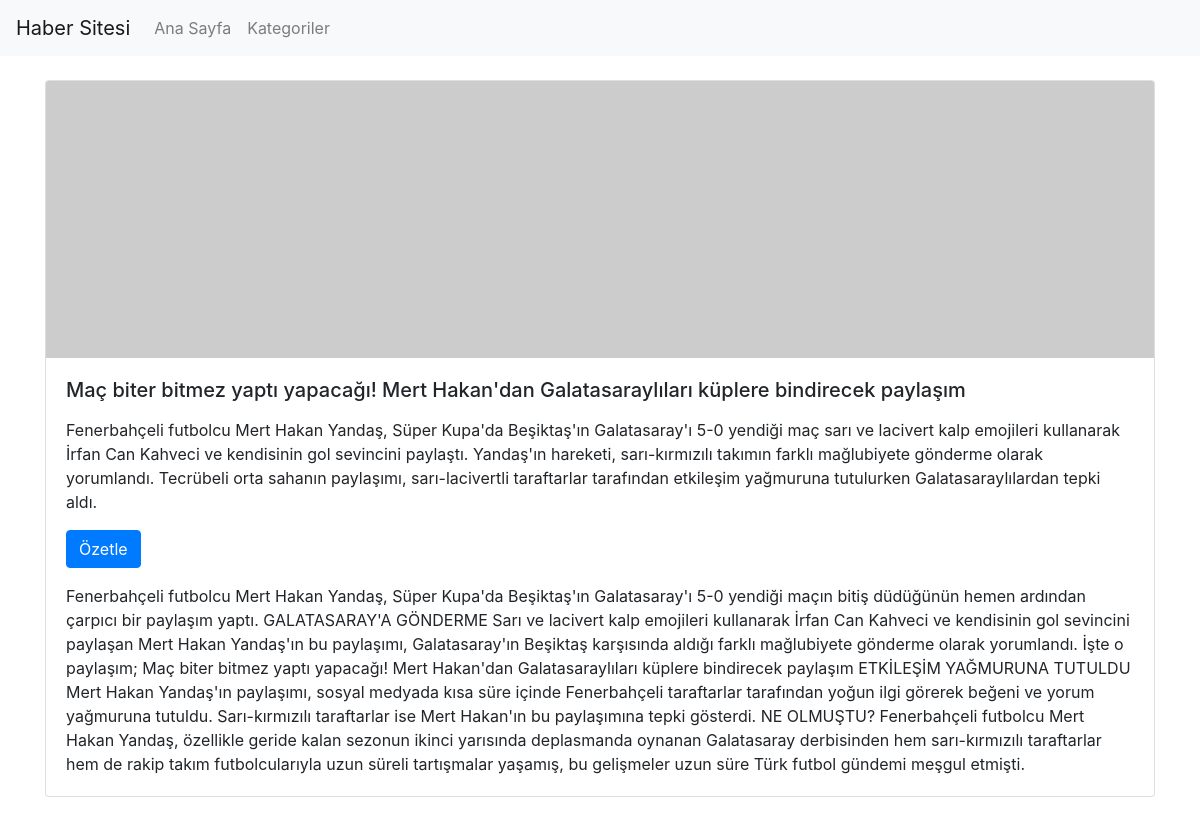
Page /news/mac-biter-bitmez-yapt-yapacag-mert-hakandan-galatasarayllar-kuplere-bindirecek-paylasm on the earlier database version.
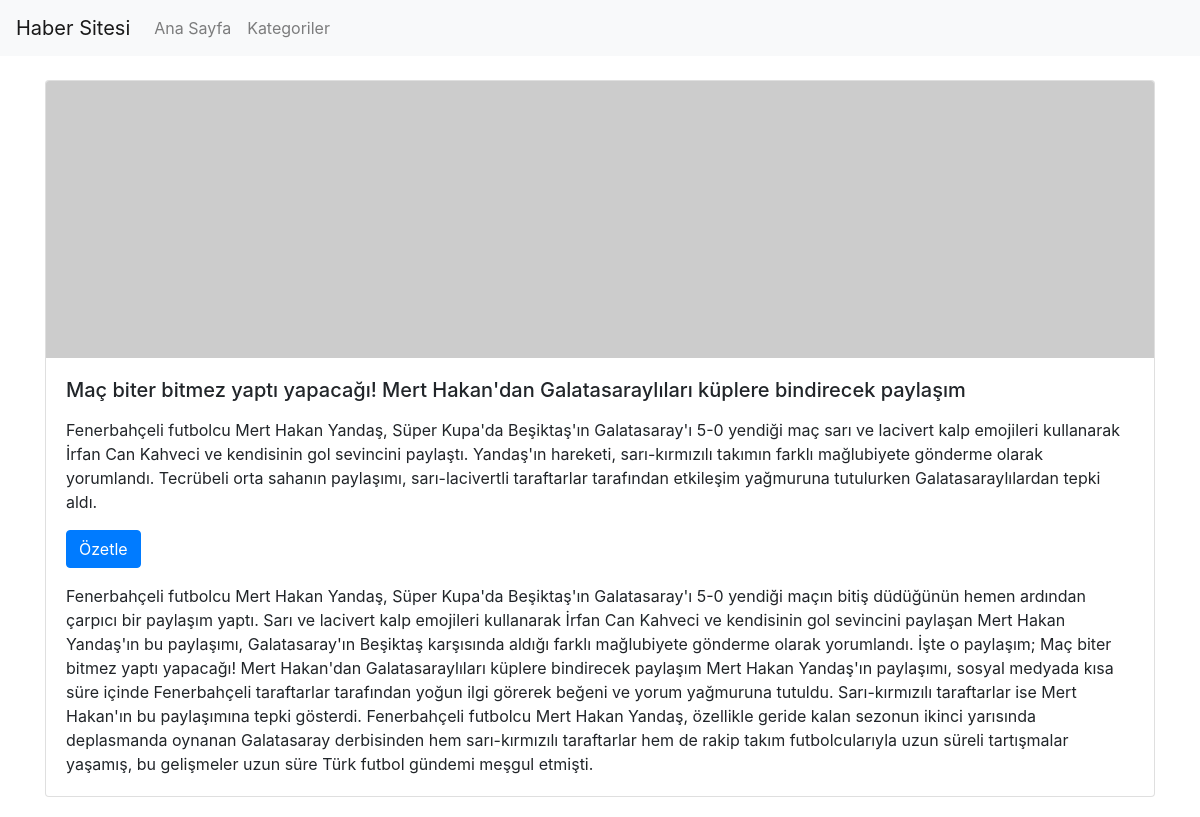
Same page on the later database version.
### app/models.py (models this page shows, shortened)
class News(models.Model):
    title = models.CharField(max_length=255)
    alt_content = models.TextField(null=True)
    content = models.TextField(null=True)
    category = models.ForeignKey(Category, on_delete=models.DO_NOTHING, null=True, blank=True, related_name='newss')
    slug = models.SlugField(default="", null=False, blank=True, max_length=255)

### app/views.py (the view)
# urls.py: path("news/<slug:slug>",views.news_details,name="news_details"),
def news_details(request, slug):
    visitor = Visitor.objects.get(session_key=request.session.session_key)
    news = News.objects.get(slug=slug)
    visitor.visited_categories["categories"].append(news.category.id)
    visitor.save()
    return render(request, "app/news_details.html", {"new":news})

### templates/app/news_details.html (shortened to what this page needs)
{% extends "../partials/layout.html" %}
{% load static %}
{% block head %}
<link href="https://stackpath.bootstrapcdn.com/bootstrap/4.5.2/css/bootstrap.min.css" rel="stylesheet">
<link href="{% static "css/style.css" %}" rel="stylesheet">
{% endblock %}
{% block content %}
{% include "partials/_navbar.html" %}
<div class="container mt-4">
    <div class="news-item">
        <div class="card mb-3" style="">
            <img src="https://picsum.photos/200/50" class="card-img-top" alt="...">
            <div class="card-body">
                <h5 class="card-title">{{ new.title }}</h5>
                <p class="card-text mt-3">{{ new.alt_content }}</p>
                <a href="/news/summary/{{ new.slug }}" class="btn btn-primary mb-3">Özetle</a>
                {% if summary_content %}
                <p class="card-text">{{ summary_content}}</p>
                {% else %}
                <p class="card-text">{{ new.content }}</p>
                {% endif %}
            </div>
        </div>
    </div>
</div>
{% endblock %}

Differences in the rows shown:
changed News: content "…çarpıcı bir paylaşım yaptı. GALATASARAY'A GÖNDERME Sarı ve lacivert kalp emojileri kullanarak İrfan Can Kahveci ve kendisinin gol sevincini paylaşan Mert Hakan Yandaş'ın bu paylaşımı, Galatasaray'ın Beşiktaş karşısında aldığı farklı mağlubiyete gönderme olarak yorumlandı. İşte o paylaşım; Maç biter bitmez yaptı yapacağı! Mert Hakan'dan Galatasaraylıları küplere bindirecek paylaşım ETKİLEŞİM YAĞMURUNA TUTULDU Mert Hakan Yandaş'ın paylaşımı, sosyal medyada kısa süre içinde Fenerbahçeli taraftarlar tarafından yoğun ilgi görerek beğeni ve yorum yağmuruna tutuldu. Sarı-kırmızılı taraftarlar ise Mert Hakan'ın bu paylaşımına tepki gösterdi. NE OLMUŞTU? Fenerbahçeli futbolcu Mert Hakan…" → "…çarpıcı bir paylaşım yaptı. Sarı ve lacivert kalp emojileri kullanarak İrfan Can Kahveci ve kendisinin gol sevincini paylaşan Mert Hakan Yandaş'ın bu paylaşımı, Galatasaray'ın Beşiktaş karşısında aldığı farklı mağlubiyete gönderme olarak yorumlandı. İşte o paylaşım; Maç biter bitmez yaptı yapacağı! Mert Hakan'dan Galatasaraylıları küplere bindirecek paylaşım Mert Hakan Yandaş'ın paylaşımı, sosyal medyada kısa süre içinde Fenerbahçeli taraftarlar tarafından yoğun ilgi görerek beğeni ve yorum yağmuruna tutuldu. Sarı-kırmızılı taraftarlar ise Mert Hakan'ın bu paylaşımına tepki gösterdi. Fenerbahçeli futbolcu Mert Hakan…"
